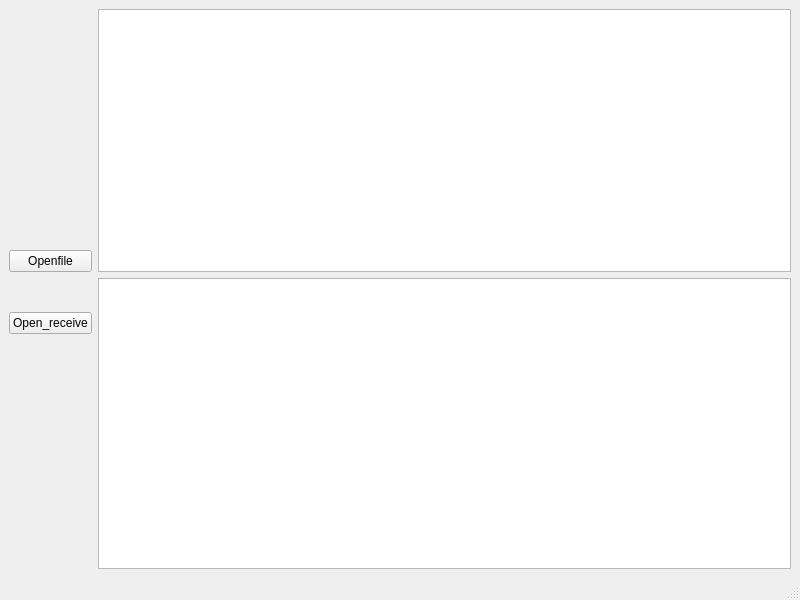
<?xml version="1.0" encoding="UTF-8"?>
<ui version="4.0">
 <class>MainWindow</class>
 <widget class="QMainWindow" name="MainWindow">
  <property name="geometry">
   <rect>
    <x>0</x>
    <y>0</y>
    <width>800</width>
    <height>600</height>
   </rect>
  </property>
  <property name="windowTitle">
   <string>MainWindow</string>
  </property>
  <widget class="QWidget" name="centralwidget">
   <layout class="QGridLayout" name="gridLayout">
    <item row="0" column="0">
     <spacer name="verticalSpacer">
      <property name="orientation">
       <enum>Qt::Vertical</enum>
      </property>
      <property name="sizeHint" stdset="0">
       <size>
        <width>20</width>
        <height>248</height>
       </size>
      </property>
     </spacer>
    </item>
    <item row="1" column="0">
     <widget class="QPushButton" name="pushButton_2">
      <property name="text">
       <string>Openfile</string>
      </property>
     </widget>
    </item>
    <item row="2" column="0">
     <spacer name="verticalSpacer_3">
      <property name="orientation">
       <enum>Qt::Vertical</enum>
      </property>
      <property name="sizeHint" stdset="0">
       <size>
        <width>20</width>
        <height>40</height>
       </size>
      </property>
     </spacer>
    </item>
    <item row="3" column="0">
     <widget class="QPushButton" name="pushButton">
      <property name="text">
       <string>Open_receive</string>
      </property>
     </widget>
    </item>
    <item row="4" column="0">
     <spacer name="verticalSpacer_2">
      <property name="orientation">
       <enum>Qt::Vertical</enum>
      </property>
      <property name="sizeHint" stdset="0">
       <size>
        <width>20</width>
        <height>248</height>
       </size>
      </property>
     </spacer>
    </item>
    <item row="2" column="1" rowspan="3">
     <widget class="QListWidget" name="listWidget_2"/>
    </item>
    <item row="0" column="1" rowspan="2">
     <widget class="QListWidget" name="listWidget"/>
    </item>
   </layout>
  </widget>
  <widget class="QMenuBar" name="menubar">
   <property name="geometry">
    <rect>
     <x>0</x>
     <y>0</y>
     <width>800</width>
     <height>23</height>
    </rect>
   </property>
  </widget>
  <widget class="QStatusBar" name="statusbar"/>
 </widget>
 <resources/>
 <connections/>
</ui>
